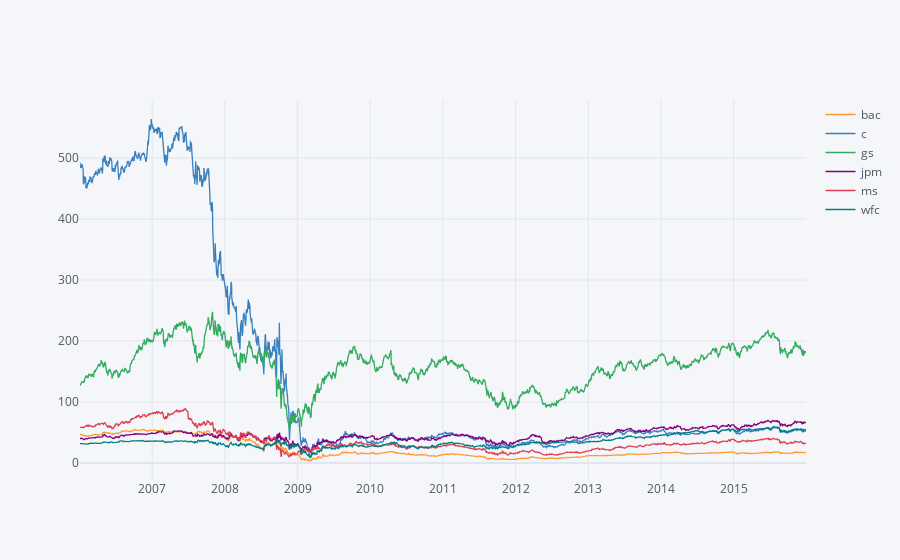

The cell this chart's notebook holds for it:
### Code cell
bank_stocks.xs(key='Close',axis=1,level='Stock Info').iplot()

### Figure 1 — Plotly figure (JSON) as saved in the notebook; plotly's stock layout.template omitted (floating-point values rounded to 4 significant figures; data arrays with more than 128 entries replaced by an {"elided": "..."} marker saying what was removed)
{"data": [{"line": {"color": "rgba(255, 153, 51, 1.0)", "dash": "solid", "shape": "linear", "width": 1.3}, "mode": "lines", "name": "bac", "text": "", "type": "scatter", "x": {"elided": "2517 str values"}, "y": {"elided": "2517 float values"}}, {"line": {"color": "rgba(55, 128, 191, 1.0)", "dash": "solid", "shape": "linear", "width": 1.3}, "mode": "lines", "name": "c", "text": "", "type": "scatter", "x": {"elided": "2517 str values"}, "y": {"elided": "2517 float values"}}, {"line": {"color": "rgba(50, 171, 96, 1.0)", "dash": "solid", "shape": "linear", "width": 1.3}, "mode": "lines", "name": "gs", "text": "", "type": "scatter", "x": {"elided": "2517 str values"}, "y": {"elided": "2517 float values"}}, {"line": {"color": "rgba(128, 0, 128, 1.0)", "dash": "solid", "shape": "linear", "width": 1.3}, "mode": "lines", "name": "jpm", "text": "", "type": "scatter", "x": {"elided": "2517 str values"}, "y": {"elided": "2517 float values"}}, {"line": {"color": "rgba(219, 64, 82, 1.0)", "dash": "solid", "shape": "linear", "width": 1.3}, "mode": "lines", "name": "ms", "text": "", "type": "scatter", "x": {"elided": "2517 str values"}, "y": {"elided": "2517 float values"}}, {"line": {"color": "rgba(0, 128, 128, 1.0)", "dash": "solid", "shape": "linear", "width": 1.3}, "mode": "lines", "name": "wfc", "text": "", "type": "scatter", "x": {"elided": "2517 str values"}, "y": {"elided": "2517 float values"}}], "layout": {"legend": {"bgcolor": "#F5F6F9", "font": {"color": "#4D5663"}}, "paper_bgcolor": "#F5F6F9", "plot_bgcolor": "#F5F6F9", "title": {"font": {"color": "#4D5663"}}, "xaxis": {"gridcolor": "#E1E5ED", "showgrid": true, "tickfont": {"color": "#4D5663"}, "title": {"font": {"color": "#4D5663"}, "text": ""}, "zerolinecolor": "#E1E5ED"}, "yaxis": {"gridcolor": "#E1E5ED", "showgrid": true, "tickfont": {"color": "#4D5663"}, "title": {"font": {"color": "#4D5663"}, "text": ""}, "zerolinecolor": "#E1E5ED"}}}
